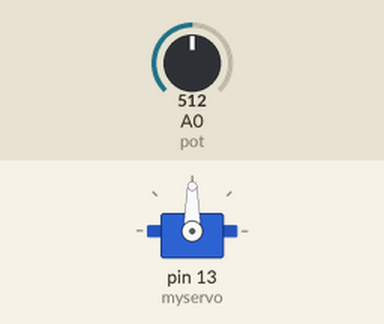
Bench run of a sketch on a simulated Arduino Uno, built with avr-gcc and run on an emulated ATmega328P. On the bench: servo. The test bench sets the inputs (shaded band); at power-on: A0 (pot) = 512.

Above: at 1.2 s.
1.3 s: A0 (pot) set to 716
At 1.7 s:
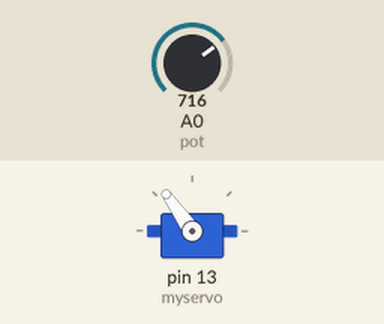
2.8 s: A0 (pot) set to 900
At 4.0 s:
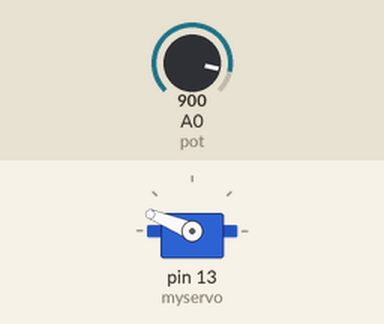
4.3 s: A0 (pot) set to 1023
At 5.2 s:
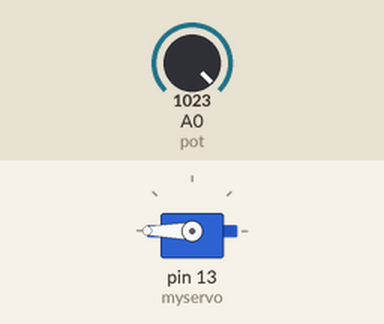
5.8 s: A0 (pot) set to 306
At 6.3 s:
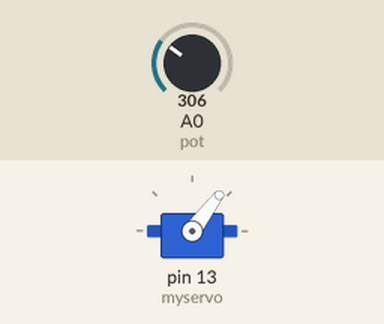
7.3 s: A0 (pot) set to 122
At 8.7 s:
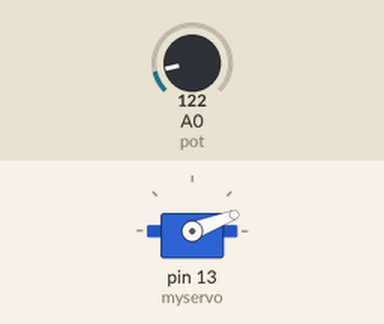
Timing chart, 0 to 9.8 s (numbered marks = the images above; inputs shaded):
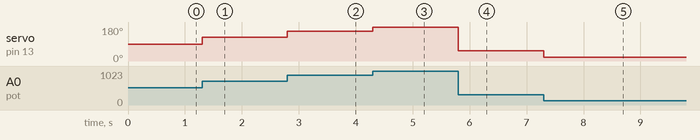

Measured:
- after the input at 1.3 s, servo on pin 13 (myservo): 90° → 125° at once
- after the input at 2.8 s, servo on pin 13 (myservo): 125° → 158° at once
- after the input at 4.3 s, servo on pin 13 (myservo): 158° → 180° at once
- after the input at 5.8 s, servo on pin 13 (myservo): 180° → 53° at once
- after the input at 7.3 s, servo on pin 13 (myservo): 53° → 21° at once

The sketch:

myservo.ino
```cpp
#include<Servo.h>
Servo myservo;
int pot = A0;
int value;
int angle;

void setup() {
  myservo.attach(13);
  pinMode(pot,INPUT);
  // put your setup code here, to run once:

}


void loop() {
  value = analogRead(pot);
  angle=map(value,0,1023,0,180);
  myservo.write(angle);

  // put your main code here, to run repeatedly:

}
```
